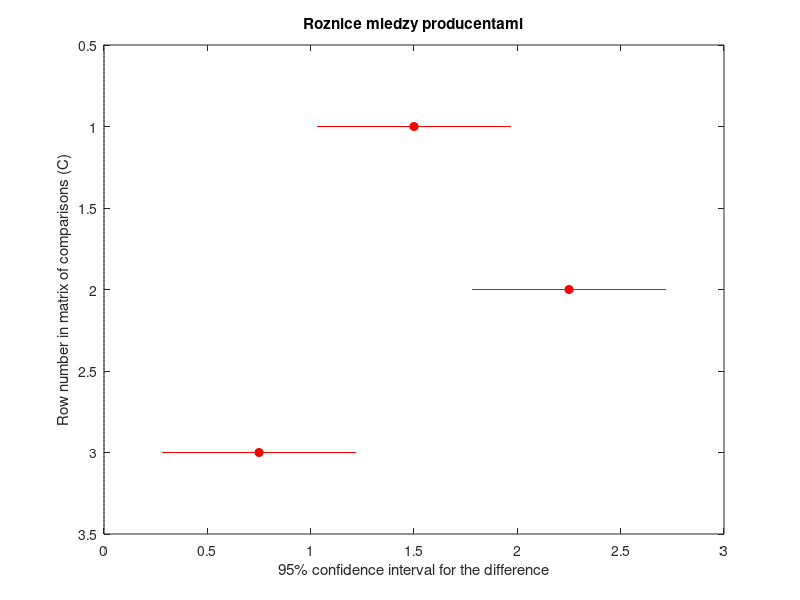
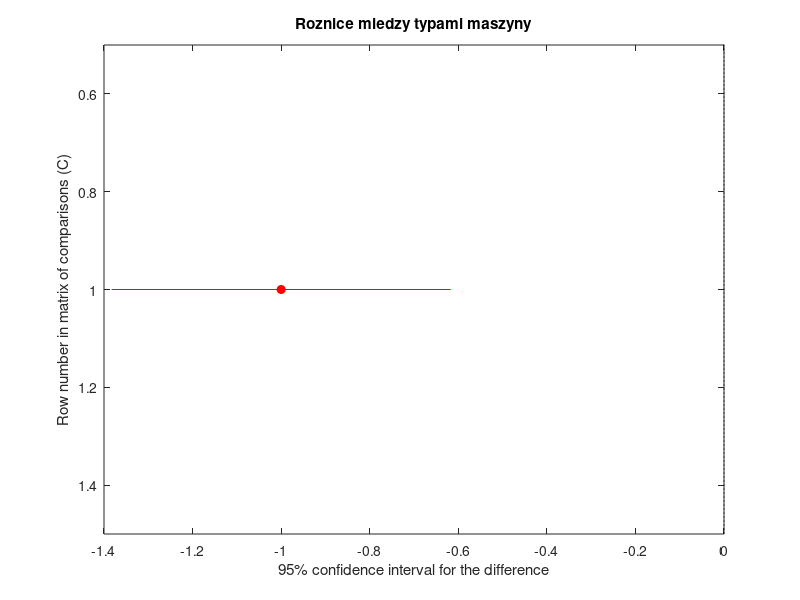

Here is the MATLAB script that generated these plots, in order:
clc; clear; close all;
load('anova_data.mat');

% popcorn: 6x3, 
% popcorn =
%    5.5000    4.5000    3.5000   -> powietrze
%    5.5000    4.5000    4.0000   -> powietrze
%    6.0000    4.0000    3.0000   -> powietrze
%    6.5000    5.0000    4.0000   -> olej
%    7.0000    5.5000    5.0000   -> olej
%    7.0000    5.0000    4.5000   -> olej
% kolumny=producenci (3), wiersze po 3=typ maszyny (powietrzna/olejowa)
% zalozenia (z przykladu 3): normalnosc, niezaleznosc, rowne wariancje, rowne grupy - spelnione

%% Dwuczynnikowa ANOVA
% H01: srednia liczba kubkow jest taka sama dla wszystkich producentow
% H02: srednia liczba kubkow jest niezalezna od typu maszyny
% H03: producent i typ maszyny nie maja synergicznego wplywu (brak interakcji)
fprintf('Dwuczynnikowa ANOVA (producent x maszyna):\n');

% nie chciało działać
%[p, ~, stats] = anova2(popcorn, 3);

values = popcorn(:);
producent = repelem([1;2;3], 6);
maszyna = repmat([ones(3,1); 2*ones(3,1)], 3, 1);
[p, ~, stats] = anovan(values, {producent, maszyna}, 'model', 'interaction', 'varnames', {'Producent', 'Maszyna'}, 'display', 'off');

fprintf('Producent (kolumny): p=%.4f\n', p(1));
fprintf('Maszyna (wiersze): p=%.4f\n', p(2));
fprintf('Interakcja: p=%.4f\n', p(3));

%% Post-hoc: producenci (kolumny)
if p(1) < 0.05
    fprintf('\nIstotny efekt producenta -> post-hoc multcompare:\n');
    figure('Name', 'Post-hoc: producenci');
    [c, ~] = multcompare(stats, 'Dimension', 1);
    title('Roznice miedzy producentami');
    % wyswietl pary z istotna roznica
    fprintf('  Para   | roznica srednich  |  p-value\n');
    for i = 1:size(c,1)
        fprintf('  %d vs %d |      %.4f       |  %.4f\n', c(i,1), c(i,2), c(i,4), c(i,6));
    end
end

%% Post-hoc: typ maszyny (wiersze)
if p(2) < 0.05
    fprintf('\nIstotny efekt maszyny -> post-hoc multcompare:\n');
    figure('Name', 'Post-hoc: maszyna');
    multcompare(stats, 'Dimension', 2);
    title('Roznice miedzy typami maszyny');
end

if p(3) >= 0.05
    fprintf('\nBrak istotnej interakcji producent x maszyna (p=%.4f).\n', p(3));
end
